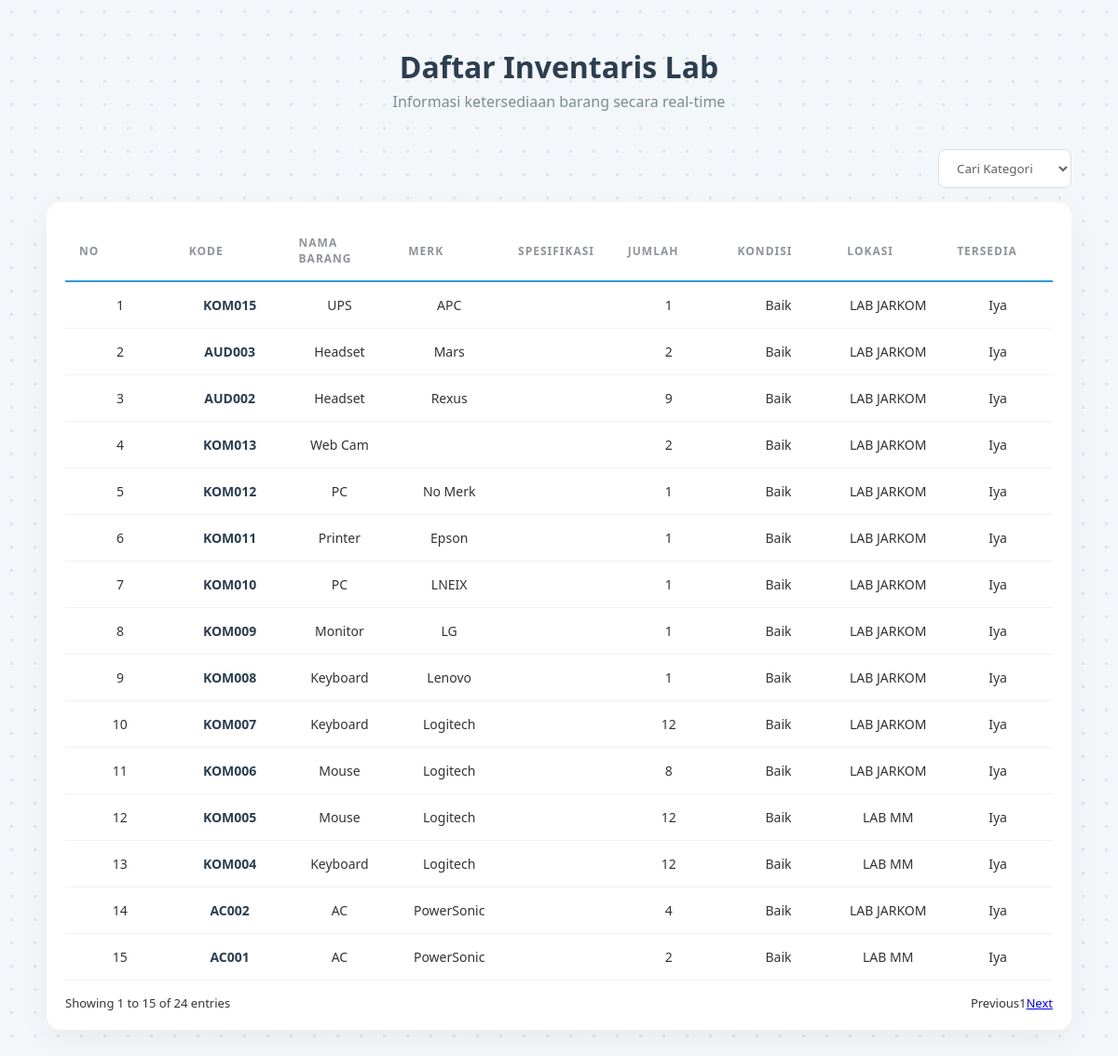
The page / (signed in) on the database as committed earlier.
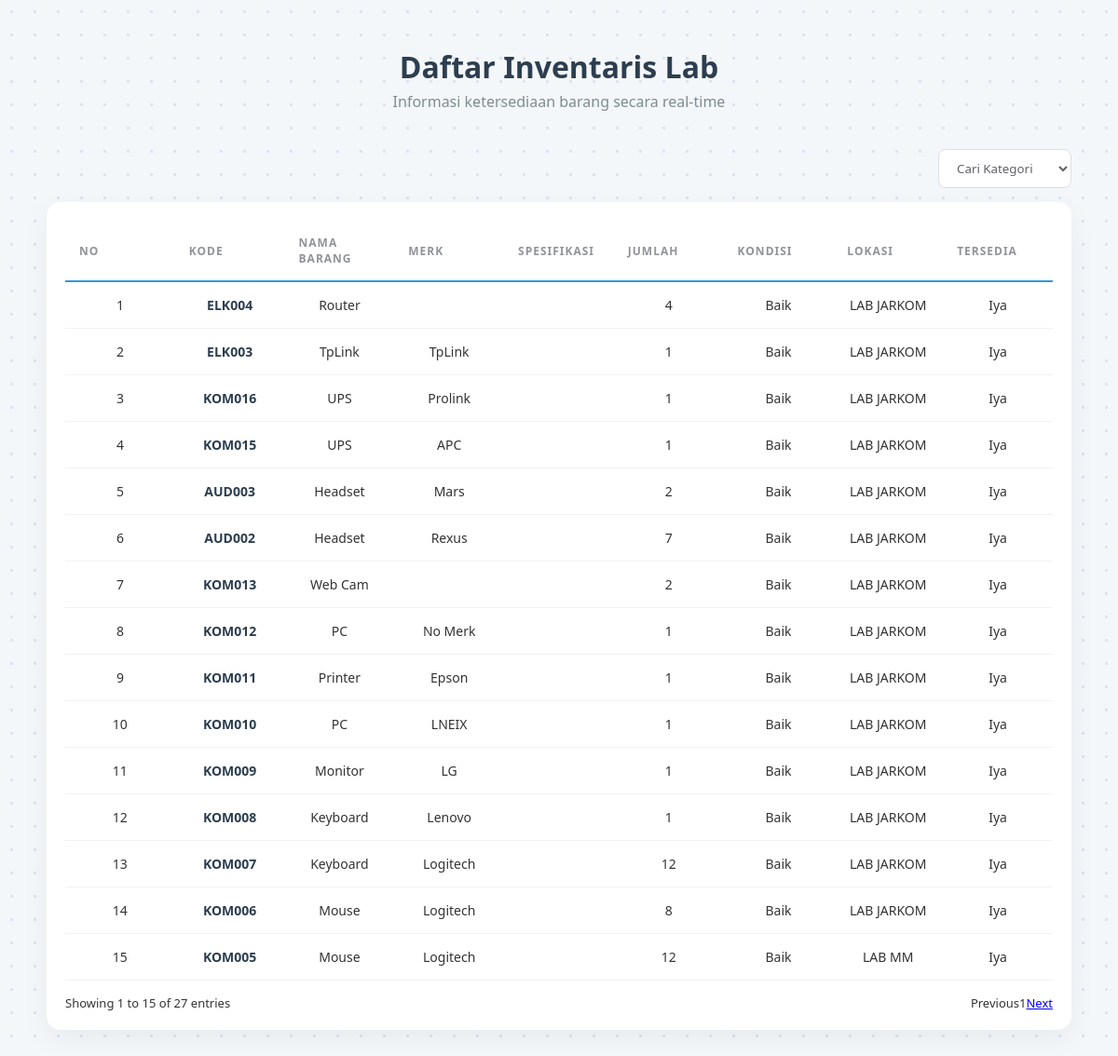
The same page on the database as committed later.
### tables this page shows
CREATE TABLE `barang` (
  `id` int NOT NULL,
  `kategori_id` int DEFAULT NULL,
  `kode_inventaris` varchar(50) NOT NULL,
  `nama_barang` varchar(100) NOT NULL,
  `merk` varchar(100) DEFAULT NULL,
  `tipe` varchar(100) DEFAULT NULL,
  `spesifikasi` text,
  `jumlah` int NOT NULL,
  `kondisi` enum('Baik','Cukup','Rusak') NOT NULL,
  `lokasi` varchar(100) DEFAULT NULL,
  `tahun_perolehan` year DEFAULT NULL,
  `keterangan` text,
  `tersedia` tinyint(1) NOT NULL DEFAULT '1',
  `create_at` timestamp NULL DEFAULT CURRENT_TIMESTAMP
);

### index.php (the view, shortened to what this page needs)
<?php
    require_once "config/database.php";
    $lab = $_GET['lab'] ?? null;
    $filter = $_GET['filter'] ?? 'all';
    $filter = mysqli_real_escape_string($conn, $filter);
    $where_sql = '';
    $limit = 15;
    $halaman_aktif = isset($_GET['halaman']) ? (int)$_GET['halaman'] : 1;
    $offset = ($halaman_aktif - 1) * $limit;
    $query_total = "SELECT COUNT(*) AS total FROM barang JOIN kategori ON barang.kategori_id = kategori.id $where_sql";
    $result_total = mysqli_query($conn, $query_total);
    $row_total = mysqli_fetch_assoc($result_total);
    $total_data = $row_total['total'];
    $total_halaman = ceil($total_data / $limit);
    $query = "
        SELECT barang.*, kategori.nama_kategori
        FROM barang
        JOIN kategori ON barang.kategori_id = kategori.id
        $where_sql
        ORDER BY barang.id DESC
        LIMIT $limit OFFSET $offset
    ";
    $result = mysqli_query($conn, $query);
?>
<!DOCTYPE html>
<html lang="en">
    <head>
        <link rel="stylesheet" href="https://cdnjs.cloudflare.com/ajax/libs/font-awesome/6.0.0/css/all.min.css">
        <link rel="stylesheet" href="../assets/style.css"
        <meta charset="UTF-8">
    </head>
<body>
<div class="main-container">
    <div class="header-view">
        <h1>Daftar Inventaris Lab</h1>
        <p>Informasi ketersediaan barang secara real-time</p>
    </div>
    <div class="filter-wrapper">
        <form method="GET">
            <select name="filter" class="select-filter" id="kategoriSelect" onchange="this.form.submit()">
                <option value="">Cari Kategori</option>
            </select>
        </form>
    </div>
    <div class="table-card">
        <table class="styled-table">
            <thead>
                <tr>
                    <th>No</th>
                    <th>Kode</th>
                    <th>Nama Barang</th>
                    <th>Merk</th>
                    <th>Spesifikasi</th>
                    <th>Jumlah</th>
                    <th>Kondisi</th>
                    <th>Lokasi</th>
                    <th>Tersedia</th>
                </tr>
            </thead>
            <?php
                $no = $offset + 1;
                while ($row = mysqli_fetch_assoc($result)) {
            ?>
            <tbody>
                <tr>
                    <td><?= $no++; ?></td>
                    <td><span class="kode-text"><?= $row['kode_inventaris']; ?></span></td>
                    <td><?= $row['nama_barang']; ?></td>
                    <td><?= $row['merk']; ?></td>
                    <td><?= $row['spesifikasi']; ?></td>
                    <td><?= $row['jumlah']; ?></td>
                    <td><?= $row['kondisi']; ?></td>
                    <td><?= $row['lokasi']; ?></td>
                    <td><?= $row['tersedia'] == 1 ? 'Iya' : 'Tidak'; ?></td>
                </tr>
                <?php } ?>
            </tbody>
        </table>
        <div class="table-footer">
            <p>Showing <?= ($offset + 1); ?> to <?= min($offset + $limit, $total_data); ?> of <?= $total_data; ?> entries</p>
            <ul class="pagination">
                <?php if($halaman_aktif > 1): ?>
                    <li><a href="?halaman=<?= $halaman_aktif - 1; ?>&lab=<?= $lab; ?>&filter=<?= $filter; ?>">Previous</a></li>
                <?php else: ?>
                    <li class="disabled">Previous</li>
                <?php endif; ?>
                <li class="active"><?= $halaman_aktif; ?></li>
                <?php if($halaman_aktif < $total_halaman): ?>
                    <li><a href="?halaman=<?= $halaman_aktif + 1; ?>&lab=<?= $lab; ?>&filter=<?= $filter; ?>">Next</a></li>
                <?php else: ?>
                    <li class="disabled">Next</li>
                <?php endif; ?>
            </ul>
        </div>
    </div>
</div>
<a href="login.php" class="secret-gate" title="Admin Access>
    <i class="fa fa-lock"></i>
</a>
</body>
</html>

Rows that differ between the two databases and show on the page:
no longer on this page (row unchanged): barang: kode_inventaris "KOM004", nama_barang "Keyboard", merk "Logitech", jumlah "12", kondisi "Baik", lokasi "LAB MM", tersedia "Iya"
no longer on this page (row edited): barang: kode_inventaris "AC002", nama_barang "AC", merk "PowerSonic", jumlah "4", kondisi "Baik", lokasi "LAB JARKOM", tersedia "Iya"
no longer on this page (row edited): barang: kode_inventaris "AC001", nama_barang "AC", merk "PowerSonic", jumlah "2", kondisi "Baik", lokasi "LAB MM", tersedia "Iya"
added barang: kode_inventaris "ELK004", nama_barang "Router", jumlah "4", kondisi "Baik", lokasi "LAB JARKOM", tersedia "Iya"
added barang: kode_inventaris "ELK003", nama_barang "TpLink", merk "TpLink", jumlah "1", kondisi "Baik", lokasi "LAB JARKOM", tersedia "Iya"
added barang: kode_inventaris "KOM016", nama_barang "UPS", merk "Prolink", jumlah "1", kondisi "Baik", lokasi "LAB JARKOM", tersedia "Iya"
changed barang "AUD002": jumlah "9" → "7"
Other text that changed with them:
$total_data: "24" → "27"
